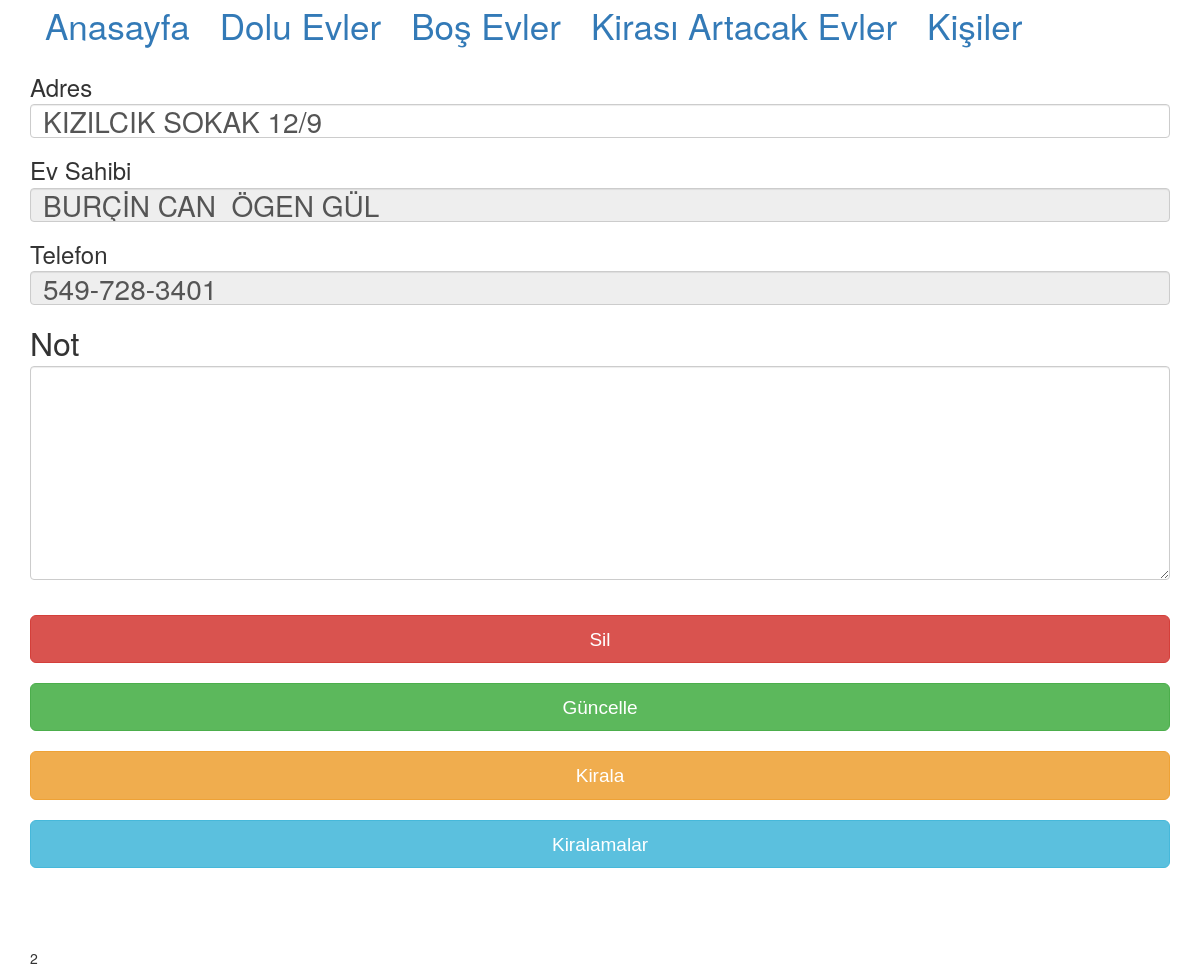
Screenshot of /bos_ev?_id=3 with the database file from the repository.
### tables this page shows
CREATE TABLE Ev (
                    _id INTEGER PRIMARY KEY,
                    ev_sahibi_id INTEGER,
                    adres TEXT NOT NULL UNIQUE,
                    belge TEXT,
                    dolu INTEGER NOT NULL,
                    'not' TEXT,
                    FOREIGN KEY (ev_sahibi_id) REFERENCES Kisi (_id) ON DELETE CASCADE);

CREATE TABLE "Kisi" (
	"_id"	INTEGER,
	"rol_id"	INTEGER,
	"ad"	TEXT NOT NULL,
	"soyad"	TEXT NOT NULL,
	"telefon"	TEXT,
	"kimlikler"	TEXT,
	"not"	TEXT,
	"adres"	TEXT,
	"mail_adres"	TEXT,
	FOREIGN KEY("rol_id") REFERENCES "Rol"("_id"),
	PRIMARY KEY("_id")
);

### app_evler.py (the view)
@app.route('/bos_ev', methods=['GET', 'POST'])
def web_get_bos_ev_by_id():
    ev = get_bos_ev_by_id(request.args.get("_id"))
    ev_list = list(ev)
    if ev_list[6] == None: ev_list[6] = ""
    ev_updated = tuple(ev_list)
    print(ev[1])
    return render_template("bos_ev.html", ev=ev_updated, view_url="kisi?_id=")

### db_connector.py (called while the page is built)
def execute_and_get_query_by_parameter(sql, object):
    cur = conn.cursor()
    print(object)
    cur.execute(sql, object)
    test = cur.fetchall()
    return test

def get_bos_ev_by_id(ev_id):
    sql = '''SELECT E._id, E.adres, K.ad, K.soyad, K.telefon, K._id, E.'not' from Ev E INNER JOIN Kisi K ON E.ev_sahibi_id=K._id where E._id=?'''
    return execute_and_get_query_by_parameter(sql, (ev_id,))[0]

### templates/bos_ev.html (shortened to what this page needs)
{% extends "evler_template.html" %}
{% block content %}
<form method="POST" action="/evler?dolu=0" onSubmit="return confirm('Bu işlem için emin misiniz?');">
    <div class="form-group">
        <font size="5">Adres</font>
        <input type="text" class="form-control" name="adres" value="{{ ev[1] }}">
    </div>
    <div class="form-group">
        <font size="5">Ev Sahibi</font>
        <input type="text" readonly class="form-control" name="ev_sahibi" value="{{ ev[2]+' '+ev[3]}}">
    </div>
    <div class="form-group">
        <font size="5">Telefon</font>
        <input type="tel" pattern="[0-9]{3}-[0-9]{3}-[0-9]{4}" name="telefon"
               readonly class="form-control" value={{ ev[4] }}>
    </div>
    <div class="form-group">
        <font size="6">Not</font>
        <textarea class="form-control" name="ev_not" rows="5">{{ ev[6] }}</textarea>
    </div>
    <br>
    <button type="submit" name="delete" class="btn btn-danger btn-lg btn-block">
        <span class="buttons">Sil</span>
    </button>
    <br>
    <button name="update" class="btn btn-success btn-lg btn-block">
        <span class="buttons">Güncelle</span>
    </button>
</form>
<br>
<a id="kirala" href="/kirala?ev_id={{ ev[0] }}" class="btn btn-warning btn-lg btn-block">
    <span class="buttons">Kirala</span>
</a>
<br>
<a href="/kiralamalar?ev_id={{ ev[0] }}" class="btn btn-info btn-lg btn-block">
    <span class="buttons">Kiralamalar</span>
</a>
<br>
<br>
<br>
<br>2
{% endblock %}

### templates/evler_template.html (style rules this page uses)
.buttons { font-family: Arial,Helvetica,sans-serif; font-size: 19px; }
.form-control { font-size:200%; }

### rows the page displays
Ev: adres "KIZILCIK SOKAK 12/9"
Kisi: ev_sahibi "BURÇİN CAN ÖGEN GÜL", telefon "549-728-3401"
